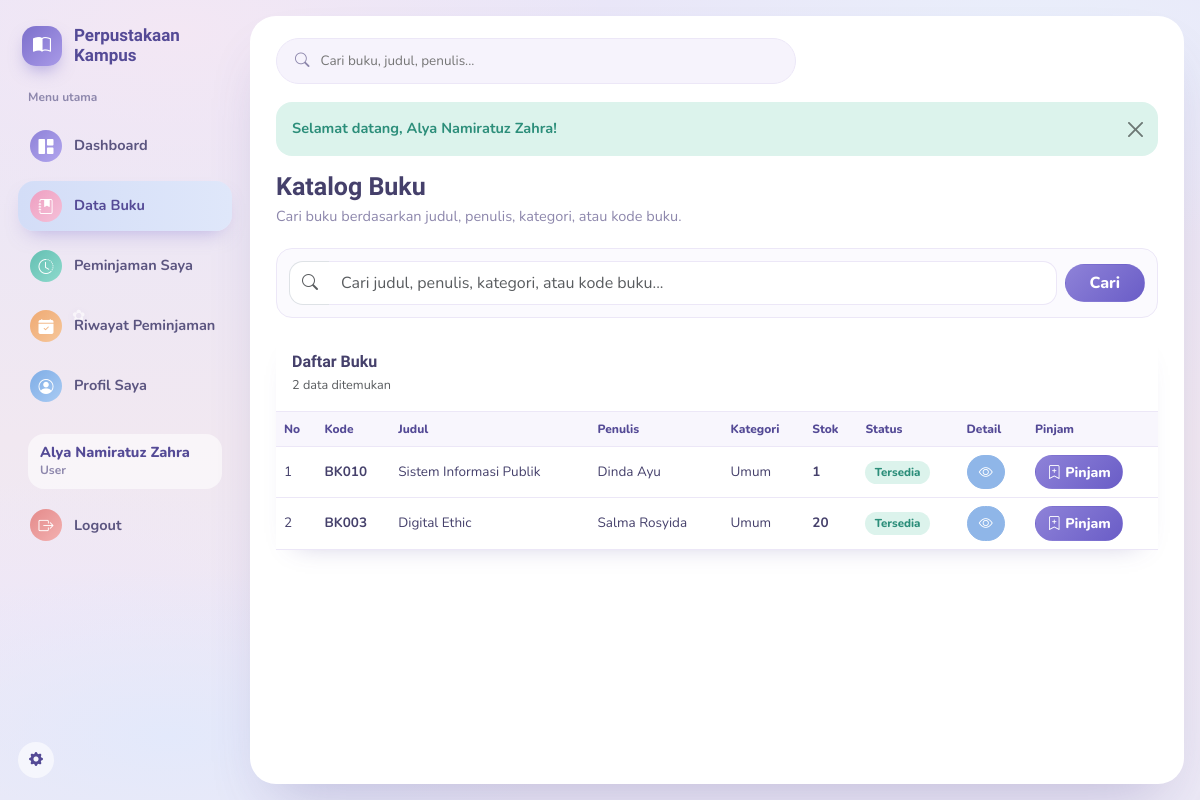
The app's page /katalog (signed in) with its own data.
### tables this page shows
CREATE TABLE `buku` (
  `id` int(11) NOT NULL,
  `kode_buku` varchar(20) NOT NULL,
  `judul` varchar(150) NOT NULL,
  `penulis` varchar(100) NOT NULL,
  `penerbit` varchar(100) NOT NULL,
  `kategori` varchar(50) NOT NULL DEFAULT 'Umum',
  `tahun_terbit` int(11) NOT NULL,
  `stok` int(11) NOT NULL DEFAULT 0,
  `status` enum('tersedia','habis') NOT NULL DEFAULT 'tersedia',
  `deleted_at` datetime DEFAULT NULL
);

### app/Core/Controller.php (called while the page is built, shortened)
<?php
abstract class Controller
{
    protected function view(string $view, array $data = [], string $layout = 'main'): void
    {
        extract($data);
        $viewFile = __DIR__ . '/../Views/' . $view . '.php';
        require $viewFile;
    }
}

### app/Controllers/KatalogController.php (called while the page is built, shortened)
<?php
class KatalogController extends Controller
{
    private BukuService $service;
    public function __construct()
    {
        $this->service = new BukuService();
    }
    public function index(): void
    {
        $search = trim($_GET['q'] ?? '');
        $this->view('katalog/index', [
            'title'      => 'Data Buku',
            'daftarBuku' => $this->service->getAll($search),
            'search'     => $search,
            'pinjam'     => $this->infoPinjam(),
        ]);
    }
    private function infoPinjam(): ?array
    {
        $user = (new AuthService())->findUser((int) Auth::id());
        return (new PeminjamanService())->infoUser($user['nim'] ?? null);
    }
}

### public/index.php (called while the page is built, shortened)
<?php
spl_autoload_register(function (string $class) {
    $prefix = 'App\\';
    $relative = substr($class, strlen($prefix));
    $path = BASE_PATH . '/app/' . str_replace('\\', '/', $relative) . '.php';
});
$routes = require BASE_PATH . '/routes/web.php';
try {
    (new Router($routes))->dispatch();
} catch (\Throwable $e) {
    Logger::error('Unhandled exception: ' . $e->getMessage());
    http_response_code(500);
    echo 'Terjadi kesalahan pada server. Silakan coba lagi.';
}

### app/Repositories/BukuRepository.php (called while the page is built, shortened)
<?php
class BukuRepository
{
    private PDO $db;
    public function __construct()
    {
        $this->db = Database::getInstance();
    }
    public function all(string $search = ''): array
    {
        $sql = 'SELECT * FROM buku WHERE deleted_at IS NULL';
        $params = [];
        $sql .= ' ORDER BY id DESC';
        $stmt = $this->db->prepare($sql);
        $stmt->execute($params);
        return $stmt->fetchAll();
    }
}

### config/database.php (called while the page is built)
<?php
return [
    'host'     => 'localhost',
    'dbname'   => 'perpustakaan',
    'username' => 'root',
    'password' => '',
    'charset'  => 'utf8mb4',
];

### app/Config/Database.php (called while the page is built, shortened)
<?php
class Database
{
    private static ?PDO $instance = null;
    public static function getInstance(): PDO
    {
        if (self::$instance === null) {
            $config = require __DIR__ . '/../../config/database.php';
            $dsn = "mysql:host={$config['host']};dbname={$config['dbname']};charset={$config['charset']}";
            try {
                self::$instance = new PDO($dsn, $config['username'], $config['password'], [
                    PDO::ATTR_ERRMODE            => PDO::ERRMODE_EXCEPTION,
                    PDO::ATTR_DEFAULT_FETCH_MODE => PDO::FETCH_ASSOC,
                    PDO::ATTR_EMULATE_PREPARES   => false,
                ]);
            } catch (PDOException $e) {
                throw new PDOException('Koneksi database gagal.');
            }
        }
        return self::$instance;
    }
}

### app/Services/BukuService.php (called while the page is built, shortened)
<?php
class BukuService
{
    private BukuRepository $repo;
    public function __construct()
    {
        $this->repo = new BukuRepository();
    }
    public function getAll(string $search = ''): array
    {
        return $this->repo->all(trim($search));
    }
}

### app/Views/katalog/index.php (the view, shortened to what this page needs)
<div class="page-head">
  <div>
    <h1>Katalog Buku</h1>
    <p>Cari buku berdasarkan judul, penulis, kategori, atau kode buku.</p>
  </div>
</div>
<div class="search-box mb-3">
  <form method="GET" action="<?= BASE_URL ?>/katalog" class="row g-2 align-items-center">
    <div class="col">
      <div class="input-group">
        <span class="input-group-text bg-white border-end-0"><i class="bi bi-search text-muted"></i></span>
        <input type="text" name="q" value="<?= htmlspecialchars($search ?? '') ?>" class="form-control border-start-0" placeholder="Cari judul, penulis, kategori, atau kode buku...">
      </div>
    </div>
    <div class="col-auto"><button class="btn btn-primary px-4">Cari</button></div>
  </form>
</div>
<div class="card">
  <div class="card-header bg-white p-3">
    <div class="section-title">Daftar Buku</div>
    <small class="text-muted"><?= count($daftarBuku) ?> data ditemukan</small>
  </div>
  <div class="table-responsive">
    <table class="table align-middle">
      <thead>
        <tr><th>No</th><th>Kode</th><th>Judul</th><th>Penulis</th><th>Kategori</th><th>Stok</th><th>Status</th><th>Detail</th><?php if (!empty($pinjam)): ?><th>Pinjam</th><?php endif; ?></tr>
      </thead>
      <tbody>
      <?php if (!$daftarBuku): ?>
        <tr><td colspan="9"><div class="empty-state"><i class="bi bi-book"></i>Tidak ada buku yang sesuai.</div></td></tr>
      <?php else: $no = 1; foreach ($daftarBuku as $buku): ?>
        <tr>
          <td><?= $no++ ?></td>
          <td><strong><?= htmlspecialchars($buku['kode_buku']) ?></strong></td>
          <td><?= htmlspecialchars($buku['judul']) ?></td>
          <td><?= htmlspecialchars($buku['penulis']) ?></td>
          <td><?= htmlspecialchars($buku['kategori'] ?? 'Umum') ?></td>
          <td><strong><?= (int) $buku['stok'] ?></strong></td>
          <td><?= $buku['status'] === 'tersedia' ? '<span class="badge bg-success">Tersedia</span>' : '<span class="badge bg-danger">Habis</span>' ?></td>
          <td><a href="<?= BASE_URL ?>/katalog/detail?id=<?= (int) $buku['id'] ?>" class="btn btn-sm btn-info text-white"><i class="bi bi-eye"></i></a></td>
          <?php if (!empty($pinjam)): ?><td><?php $b = $buku; include __DIR__ . '/../partials/tombol_pinjam.php'; ?></td><?php endif; ?>
        </tr>
      <?php endforeach; endif; ?>
      </tbody>
    </table>
  </div>
</div>

### app/Views/partials/tombol_pinjam.php (shortened to what this page needs)
<?php
$sedangDipinjam = in_array((int) $b['id'], $pinjam['aktifIds'], true);
if (!$pinjam['nim']): ?>
  <button class="btn btn-sm btn-secondary" disabled title="Akun belum terhubung dengan NIM">Pinjam</button>
<?php elseif ($sedangDipinjam): ?>
  <span class="badge bg-info text-dark">Sedang Anda pinjam</span>
<?php elseif ((int) $b['stok'] <= 0): ?>
  <button class="btn btn-sm btn-secondary" disabled>Stok habis</button>
<?php elseif ($pinjam['sisaKuota'] <= 0): ?>
  <button class="btn btn-sm btn-secondary" disabled title="Batas maksimal 3 buku">Kuota penuh</button>
<?php else: ?>
  <button type="button" class="btn btn-sm btn-primary btn-pinjam"
          data-bs-toggle="modal" data-bs-target="#modalPinjam"
          data-id="<?= (int) $b['id'] ?>" data-judul="<?= htmlspecialchars($b['judul'], ENT_QUOTES) ?>">
    <i class="bi bi-bookmark-plus me-1"></i>Pinjam
  </button>
<?php endif; ?>

### public/assets/css/app.css (style rules this page uses)
:root { --purple:#7C6FCB; --purple-dark:#544A96; --pink:#F0A8C4; --mint:#6FC9BE; --peach:#F5B98C; --sky:#8FB6E8; --ink:#45406B; --muted:#8D87AC; --line:#ECE7F7; --active:#D3DDF7; --radius-lg:26px; --radius-md:16px; }
* { box-sizing:border-box }
body { margin:0; min-height:100vh; font-family:'Nunito',Segoe UI,Arial,sans-serif; font-size:14.5px; color:var(--ink); background: radial-gradient(46% 30% at 14% 92%, #E3E9FB 0%, transparent 70%), radial-gradient(40% 26% at 4% 78%, #EFE7F7 0%, transparent 70%), radial-gradient(55% 40% at 85% 6%, #E9EFFB 0%, transparent 65%), radial-gradient(60% 45% at 15% 4%, #F3E7F4 0%, transparent 60%), linear-gradient(180deg,#E9E6F8 0%, #F1E8F1 55%, #ECE9F6 100%); background-attachment:fixed; }
.page-head { display:flex;align-items:center;justify-content:space-between;gap:18px;margin-bottom:20px;flex-wrap:wrap }
.page-head h1 { font-family:'Baloo 2',sans-serif;font-size:25px;margin:0;font-weight:700;color:var(--ink) }
.page-head p { margin:4px 0 0;color:var(--muted) }
.search-box { background:#FBFAFE;border:1px solid var(--line);border-radius:var(--radius-md);padding:12px }
.search-box .form-control { height:44px }
.search-box .input-group-text { border-radius:14px 0 0 14px !important }
.search-box .form-control { border-radius:0 14px 14px 0 !important }
.card { border:0;border-radius:var(--radius-md);box-shadow:0 12px 26px -20px rgba(84,74,150,.4) }
.card-header { background:#fff !important;border-bottom:1px solid var(--line) !important;border-radius:var(--radius-md) var(--radius-md) 0 0 !important }
.section-title { font-family:'Baloo 2',sans-serif;font-size:16px;font-weight:700;color:var(--ink) }
.table { margin:0 }
.table thead th { font-size:12px;color:var(--purple-dark);background:#F8F6FD;border-bottom:1px solid var(--line);white-space:nowrap;font-weight:800 }
.table tbody td { font-size:13.5px;color:var(--ink);border-color:var(--line) }
.badge { font-weight:800;padding:.5em .8em;border-radius:999px;font-size:11.5px }
.badge.bg-success { background:#DCF3EC !important;color:#2C8E7A !important }
.btn { border-radius:999px;font-weight:800;padding-inline:18px }
.btn-sm { padding:.35rem .7rem }
.btn-primary { background:linear-gradient(135deg,#8E82D8,#6A5DC7);border-color:transparent }
.btn-info { background:#8FB6E8;border-color:#8FB6E8;color:#fff }
.form-control,.form-select { border-radius:14px;border-color:var(--line);min-height:44px }

### records on screen
buku: kode_buku "BK010", judul "Sistem Informasi Publik", penulis "Dinda Ayu", kategori "Umum", stok "1", status "Tersedia"
buku: kode_buku "BK003", judul "Digital Ethic", penulis "Salma Rosyida", kategori "Umum", stok "20", status "Tersedia"

### other values on screen
Auth::nama() "Alya Namiratuz Zahra"
$flash['message'] "Selamat datang, Alya Namiratuz Zahra!"
count($daftarBuku) "2"
